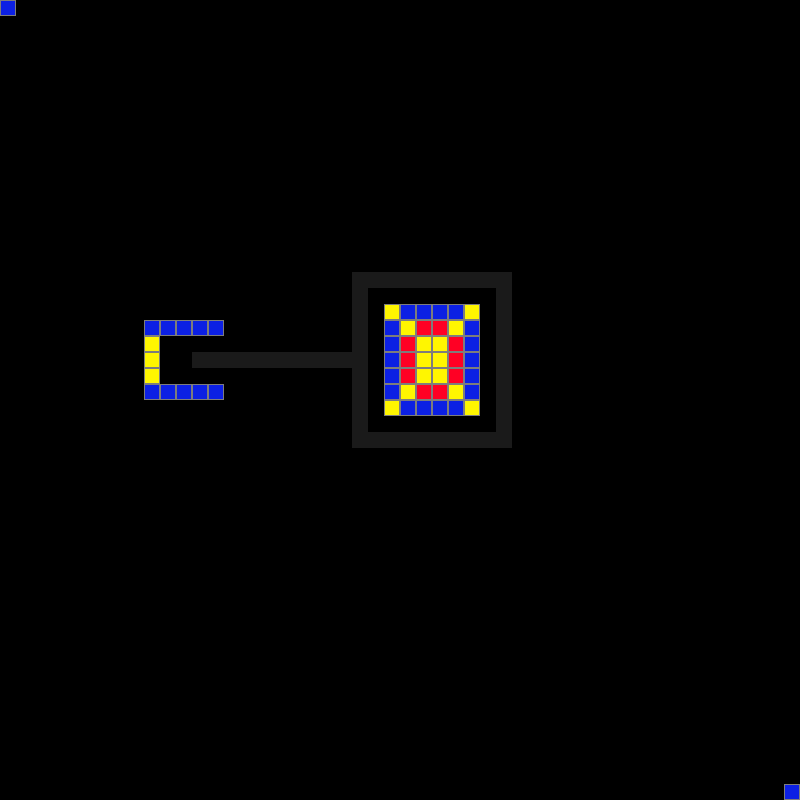

The image is a tile-based game level rendered from a .tmx file. Its description and source (layers, tilesets, objects; grid data summarised) follow:
An orthogonal 50x50 tile map with 16x16 px tiles, 1 tile layer (Tile Layer 1) and 1 object.

<map version="1.0" orientation="orthogonal" width="50" height="50" tilewidth="16" tileheight="16">
 <tileset firstgid="1" name="Simple" tilewidth="16" tileheight="16">
  <image source="simpleAtlas.png" width="128" height="128" />
 </tileset>
 <layer name="Tile Layer 1" width="50" height="50">
  <data>[2500 cells, 105 non-empty, 4 distinct tile ids]</data>
 </layer>
 <objectgroup name="Object Layer 1" width="50" height="50">
  <object x="359" y="280">
   <polyline points="0,0 16,0 32,0 48,0 64,0 80,0 96,0 112,0 128,0 144,0 144,16 144,32 144,48 144,64 144,80 144,96 144,112 144,128 144,144 144,160 128,160 112,160 96,160 80,160 64,160 48,160 32,160 16,160 0,160 0,144 0,128 0,112 0,96 0,80 -16,80 -32,80 -48,80 -64,80 -80,80 -96,80 -112,80 -128,80 -144,80 -160,80 -144,80 -128,80 -112,80 -96,80 -80,80 -64,80 -48,80 -32,80 -16,80 0,80 0,64 0,48 0,32 0,16 0,0" />
  </object>
 </objectgroup>
</map>
